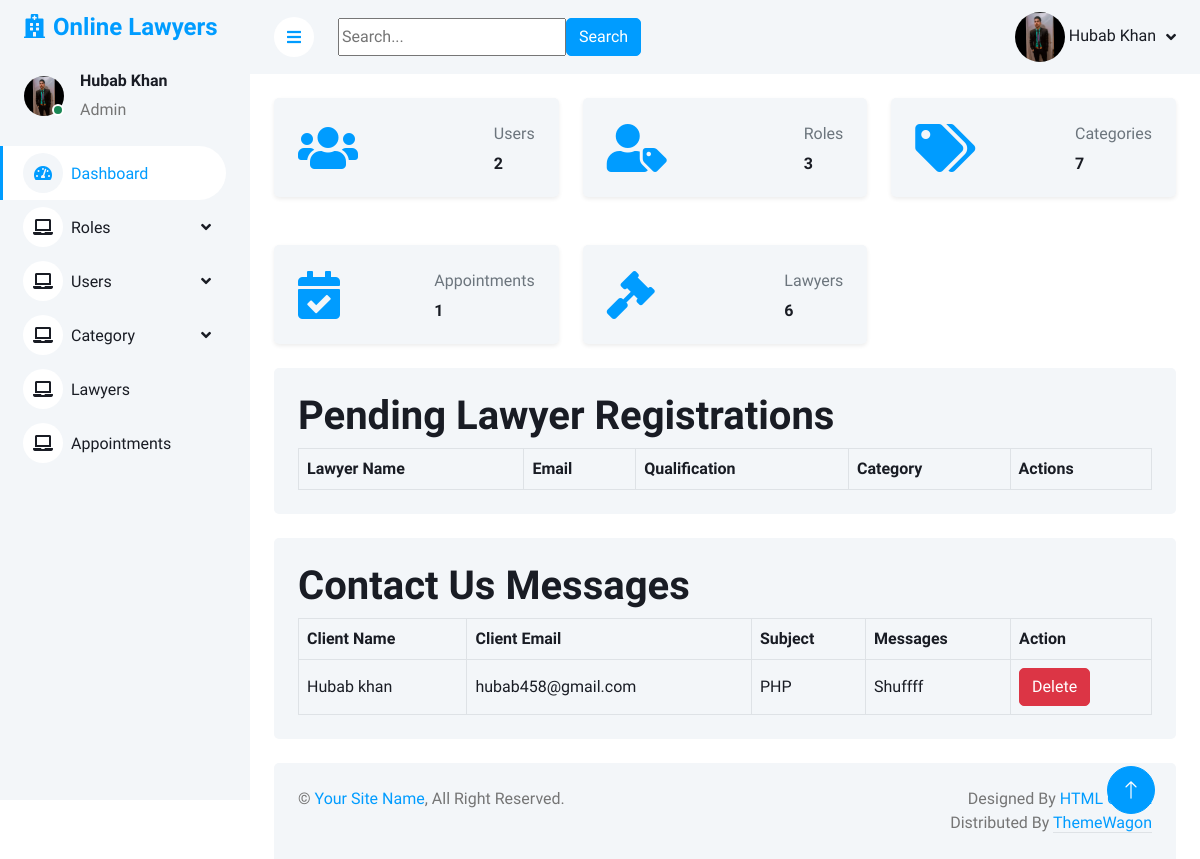
The app's page /admin/index.php (signed in) with its own data.
### tables this page shows
CREATE TABLE `users` (
  `user_id` int(11) NOT NULL,
  `name` varchar(255) NOT NULL,
  `email` varchar(255) NOT NULL,
  `password` varchar(255) NOT NULL,
  `profile_picture` varchar(255) NOT NULL,
  `role_id` int(11) NOT NULL
);

CREATE TABLE `contact` (
  `id` int(11) NOT NULL,
  `name` varchar(255) NOT NULL,
  `email` varchar(255) NOT NULL,
  `subject` varchar(255) NOT NULL,
  `message` varchar(255) NOT NULL
);

### admin/index.php (the view, shortened to what this page needs)
<?php
include 'db.php';
$users_query = "SELECT COUNT(*) AS user_count FROM registration WHERE role_id = 3";
$users_result = mysqli_query($conn, $users_query);
$users_count = mysqli_fetch_assoc($users_result)['user_count'];
$roles_query = "SELECT COUNT(*) AS role_count FROM roles";
$roles_result = mysqli_query($conn, $roles_query);
$roles_count = mysqli_fetch_assoc($roles_result)['role_count'];
$categories_query = "SELECT COUNT(*) AS category_count FROM categories";
$categories_result = mysqli_query($conn, $categories_query);
$categories_count = mysqli_fetch_assoc($categories_result)['category_count'];
$appointments_query = "SELECT COUNT(*) AS appointment_count FROM appointments";
$appointments_result = mysqli_query($conn, $appointments_query);
$appointment_count = mysqli_fetch_assoc($appointments_result)['appointment_count'];
$lawyers_query = "SELECT COUNT(*) AS lawyer_count FROM registration WHERE role_id = 2";
$lawyers_result = mysqli_query($conn, $lawyers_query);
$lawyers_count = mysqli_fetch_assoc($lawyers_result)['lawyer_count'];
include 'header.php';
?>
<div class="container-fluid pt-4 px-4">
    <div class="row g-4">
        <div class="col-sm-6 col-xl-4">
            <div class="bg-light rounded d-flex align-items-center justify-content-between p-4 shadow-sm">
                <i class="fa fa-users fa-3x text-primary"></i>
                <div class="ms-3">
                    <p class="mb-2 text-muted">Users</p>
                    <h6 class="mb-0"><?php echo $users_count; ?></h6>
                </div>
            </div>
        </div>
        <div class="col-sm-6 col-xl-4">
            <div class="bg-light rounded d-flex align-items-center justify-content-between p-4 shadow-sm">
                <i class="fa fa-user-tag fa-3x text-primary"></i>
                <div class="ms-3">
                    <p class="mb-2 text-muted">Roles</p>
                    <h6 class="mb-0"><?php echo $roles_count; ?></h6>
                </div>
            </div>
        </div>
        <div class="col-sm-6 col-xl-4">
            <div class="bg-light rounded d-flex align-items-center justify-content-between p-4 shadow-sm">
                <i class="fa fa-tags fa-3x text-primary"></i>
                <div class="ms-3">
                    <p class="mb-2 text-muted">Categories</p>
                    <h6 class="mb-0"><?php echo $categories_count; ?></h6>
                </div>
            </div>
        </div>
    </div>
    <div class="row g-4 mt-4">
        <div class="col-sm-6 col-xl-4">
            <div class="bg-light rounded d-flex align-items-center justify-content-between p-4 shadow-sm">
                <i class="fa fa-calendar-check fa-3x text-primary"></i>
                <div class="ms-3">
                    <p class="mb-2 text-muted">Appointments</p>
                    <h6 class="mb-0"><?php echo $appointment_count; ?></h6>
                </div>
            </div>
        </div>
        <div class="col-sm-6 col-xl-4">
            <div class="bg-light rounded d-flex align-items-center justify-content-between p-4 shadow-sm">
                <i class="fa fa-gavel fa-3x text-primary"></i>
                <div class="ms-3">
                    <p class="mb-2 text-muted">Lawyers</p>
                    <h6 class="mb-0"><?php echo $lawyers_count; ?></h6>
                </div>
            </div>
        </div>
    </div>
    <section class="mt-4">
        <div class="row g-4">
            <div class="col-sm-12 col-xl-12">
                <div class="bg-light rounded h-100 p-4">
                    <h1>Pending Lawyer Registrations</h1>
                    <div class="table-responsive">
                        <table class="table text-dark align-middle table-bordered table-hover mb-0 bg-light">
                            <thead>
                                <tr>
                                    <th>Lawyer Name</th>
                                    <th>Email</th>
                                    <th>Qualification</th>
                                    <th>Category</th>
                                    <th>Actions</th>
                                </tr>
                            </thead>
                        </table>
                    </div>
                </div>
            </div>
        </div>
    </section>
    <section class="mt-4">
        <div class="row g-4">
            <div class="col-sm-12 col-xl-12">
                <div class="bg-light rounded h-100 p-4">
                    <h1>Contact Us Messages</h1>
                    <div class="table-responsive">
                        <table class="table text-dark align-middle table-bordered table-hover mb-0 bg-light">
                            <thead>
                                <tr>
                                    <th>Client Name</th>
                                    <th>Client Email</th>
                                    <th>Subject</th>
                                    <th>Messages</th>
                                    <th>Action</th>
                                </tr>
                            </thead>
                            <tbody>
                                <?php
                                $contact_query = "SELECT * FROM contact";
                                $contact_result = mysqli_query($conn, $contact_query);
                                while ($row = mysqli_fetch_assoc($contact_result)) {
                                ?>
                                <tr>
                                    <td><?php echo htmlspecialchars($row['name']); ?></td>
                                    <td><?php echo htmlspecialchars($row['email']); ?></td>
                                    <td><?php echo htmlspecialchars($row['subject']); ?></td>
                                    <td><?php echo htmlspecialchars($row['message']); ?></td>
                                    <td>
                                        <a href="deletecon.php?id=<?php echo urlencode($row['id']); ?>" class="btn btn-danger">Delete</a>
                                    </td>
                                </tr>
                                <?php } ?>
                            </tbody>
                        </table>
                    </div>
                </div>
            </div>
        </div>
    </section>
</div>
<?php include 'footer.php'; ?>

### admin/header.php (shortened to what this page needs)
<?php
include 'db.php';
$user_id = $_SESSION['user_id'];
$sql = "SELECT profile_picture FROM users WHERE user_id = $user_id";
$result = mysqli_query($conn, $sql);
if ($result && mysqli_num_rows($result) > 0) {
    $row = mysqli_fetch_assoc($result);
    $profile_picture = $row['profile_picture'];
} else {
    $profile_picture = null;
}
?>
<!DOCTYPE html>
<html lang="en">
   <head>
      <link href="https://cdnjs.cloudflare.com/ajax/libs/font-awesome/5.10.0/css/all.min.css" rel="stylesheet">
      <link href="https://cdn.jsdelivr.net/npm/bootstrap-icons@1.4.1/font/bootstrap-icons.css" rel="stylesheet">
      <link href="lib/owlcarousel/assets/owl.carousel.min.css" rel="stylesheet">
      <link href="lib/tempusdominus/css/tempusdominus-bootstrap-4.min.css" rel="stylesheet" />
      <link href="css/bootstrap.min.css" rel="stylesheet">
      <link href="css/style.css" rel="stylesheet">
   </head>
   <body>
      <div class="container-xxl position-relative bg-white d-flex p-0">
      <div class="sidebar pe-4 pb-3">
         <nav class="navbar bg-light navbar-light">
            <a href="index.php" class="navbar-brand mx-4 mb-3">
               <h4 class="text-primary"><i class="fa fa-hospital me-2"></i>Online Lawyers</h4>
            </a>
            <div class="d-flex align-items-center ms-4 mb-4">
               <div class="position-relative">
               <img src="uploads-images/<?php echo htmlspecialchars($profile_picture); ?>" alt="Profile Picture" style="width: 40px; height: 40px; border-radius: 50%;">
                  <div class="bg-success rounded-circle border border-2 border-white position-absolute end-0 bottom-0 p-1"></div>
               </div>
               <div class="ms-3">
                  <h6><?php echo $_SESSION['name']; ?></h6>
                  <span>Admin</span>
               </div>
            </div>
            <div class="navbar-nav w-100">
               <a href="index.php" class="nav-item nav-link active"><i class="fa fa-tachometer-alt me-2"></i>Dashboard</a>
               <div class="nav-item dropdown">
                  <a href="#" class="nav-link dropdown-toggle" data-bs-toggle="dropdown"><i class="fa fa-laptop me-2"></i>Roles</a>
               </div>
               <div class="nav-item dropdown">
                  <a href="#" class="nav-link dropdown-toggle" data-bs-toggle="dropdown"><i class="fa fa-laptop me-2"></i>Users</a>
               </div>
               <div class="nav-item dropdown">
                  <a href="#" class="nav-link dropdown-toggle" data-bs-toggle="dropdown"><i class="fa fa-laptop me-2"></i>Category</a>
               </div>
               <a href="lawyers.php" class="nav-item nav-link"><i class="fa fa-laptop me-2"></i>Lawyers</a>
               <a href="appointment.php" class="nav-item nav-link"><i class="fa fa-laptop me-2"></i>Appointments</a>
            </div>
         </nav>
      </div>
      <div class="content">
      <nav class="navbar navbar-expand bg-light navbar-light sticky-top px-4 py-0">
         <a href="#" class="sidebar-toggler flex-shrink-0">
         <i class="fa fa-bars"></i>
         </a>
         <form class="d-none d-md-flex ms-4" action="" method="get">
            <input type="text" name="query"  placeholder="Search...">
            <button type="submit" class="btn btn-primary">Search</button>
         </form>
         <div class="navbar-nav align-items-center ms-auto">
            <div class="nav-item dropdown">
    <a href="#" class="nav-link dropdown-toggle" data-bs-toggle="dropdown">
        <?php if (!empty($profile_picture)) { ?>
            <img src="uploads-images/<?php echo htmlspecialchars($profile_picture); ?>" alt="Profile Picture" style="width: 50px; height: 50px; border-radius: 50%;">
        <?php } else { ?>
            <p>No profile picture available.</p>
        <?php } ?>
        <span class="d-none d-lg-inline-flex"><?php echo htmlspecialchars($_SESSION['name']); ?></span>
    </a>
</div>
         </div>
      </nav>

### admin/css/style.css (style rules this page uses)
:root { --primary: #009CFF; --light: #F3F6F9; --dark: #191C24; }
.btn { transition: .5s; }
.btn.btn-primary { color: #FFFFFF; }
.sidebar { position: fixed; top: 0; left: 0; bottom: 0; width: 250px; height: 100vh; overflow-y: auto; background: var(--light); transition: 0.5s; z-index: 999; }
.content { margin-left: 250px; min-height: 100vh; background: #FFFFFF; transition: 0.5s; }
@media (min-width: 992px) { .sidebar { margin-left: 0; } }
@media (min-width: 992px) { .content { width: calc(100% - 250px); } }
.sidebar .navbar .navbar-nav .nav-link { padding: 7px 20px; color: var(--dark); font-weight: 500; border-left: 3px solid var(--light); border-radius: 0 30px 30px 0; outline: none; }
.sidebar .navbar .navbar-nav .nav-link:hover, .sidebar .navbar .navbar-nav .nav-link.active { color: var(--primary); background: #FFFFFF; border-color: var(--primary); }
.sidebar .navbar .navbar-nav .nav-link i { width: 40px; height: 40px; display: inline-flex; align-items: center; justify-content: center; background: #FFFFFF; border-radius: 40px; }
.sidebar .navbar .navbar-nav .nav-link:hover i, .sidebar .navbar .navbar-nav .nav-link.active i { background: var(--light); }
.sidebar .navbar .dropdown-toggle::after { position: absolute; top: 15px; right: 15px; border: none; content: "\f107"; font-family: "Font Awesome 5 Free"; font-weight: 900; transition: .5s; }
.content .navbar .navbar-nav .nav-link { margin-left: 25px; padding: 12px 0; color: var(--dark); outline: none; }
.content .navbar .sidebar-toggler, .content .navbar .navbar-nav .nav-link i { width: 40px; height: 40px; display: inline-flex; align-items: center; justify-content: center; background: #FFFFFF; border-radius: 40px; }
.content .navbar .dropdown-toggle::after { margin-left: 6px; vertical-align: middle; border: none; content: "\f107"; font-family: "Font Awesome 5 Free"; font-weight: 900; transition: .5s; }

### records on screen
users: profile_picture (picture)
contact: name "Hubab khan", email "hubab458@gmail.com", subject "PHP", message "Shuffff"

### other values on screen
$_SESSION['name'] "Hubab Khan"
$users_count "2"
$roles_count "3"
$categories_count "7"
$appointment_count "1"
$lawyers_count "6"
